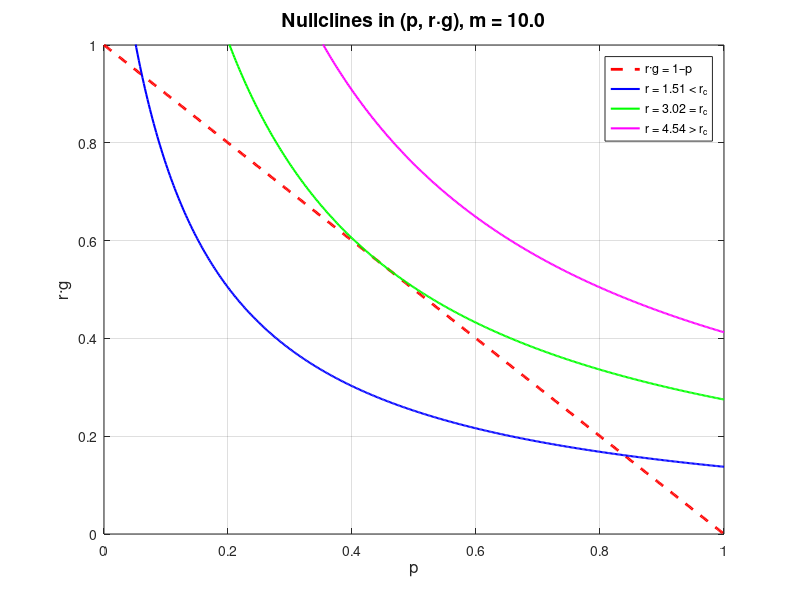

Reproduce this figure in MATLAB.
% File: ThreeGraphs.m
%  Graphs 3 nullclines with three different r-values

% Parameters 
m  = 10;                           
b  = 1; 

%find critical r value based on m and b
rc = (m+1)^2/(4*m);               

% three r‐levels: below, at, above rc
r_levels = [0.5*rc, rc, 1.5*rc];
colors   = {'b','g','m'};
labels   = {sprintf('r = %.2f < r_c',r_levels(1)), sprintf('r = %.2f = r_c',r_levels(2)), sprintf('r = %.2f > r_c',r_levels(3))};

% p linespace
p = linspace(0,1,500);

% nullclines
rg_pathogen = 1 - p;                
% sets up equation for a given r
rg_macro = @(r) r ./ (1 + m.*p);    

% plot
figure('Color','w','Position',[300 300 600 450]);
hold on
plot(p, rg_pathogen, 'r--', 'LineWidth',2);

%% plots the three different macrophage-nullclines based on the r values
for i=1:3
    plot(p, rg_macro(r_levels(i)), colors{i}, 'LineWidth',1.5);
end
hold off

% plot
xlabel('p','FontSize',12);
ylabel('r·g','FontSize',12);
title(sprintf('Nullclines in (p, r·g), m = %.1f', m),'FontSize',14);
legend('r·g = 1–p', labels{:}, 'Location','northeast');
axis([0 1 0 1]);
grid on; 
box on;

